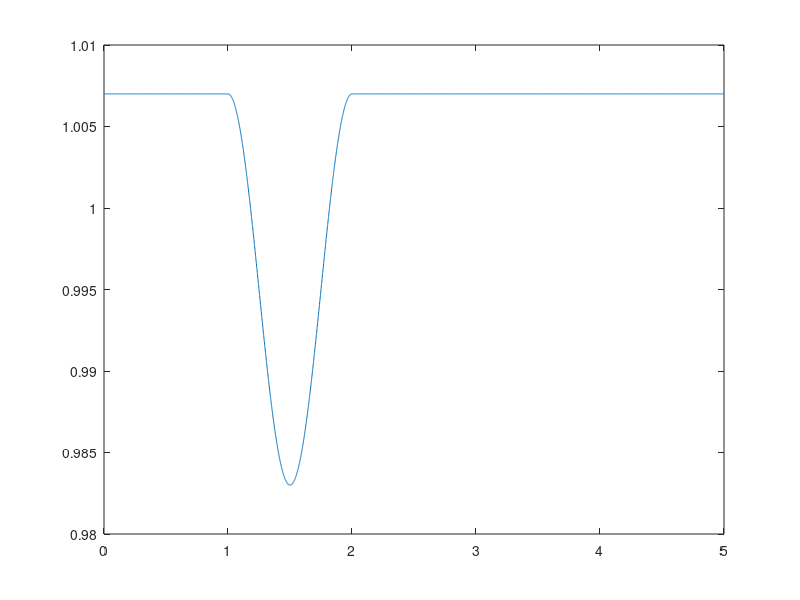

MATLAB code to generate this figure:
%  Function:       create_sinusoid.m
% 
%  Description:    Generate test cases based on Mileusnic et al 2006 JNP.
%                  Create a cosine function for spindle model input,
%                  average length L1 (units: L0), amplitude A (units: L0),
%                  frequency 1Hz. Time step 0.001 s. Time vector length 5s. 
%                  Start point of cosine: 1s. 
% 
%  Date:           03-31-11
%  
%  Author:         Boshuo Wang, boshuowa@usc.edu
% 
%  Output:         triangle.mat, variable name: data
% 
%  Others:   		asdf

L1=0.995;   %average length (Mileusnic et al 2006 JNP)
A=0.012;    %amplitude
fs=1;       %frequency

dt=0.001;
t=linspace(0,5,5/dt+1);


L=ones(size(t))*(L1+A);

tstart=1;

n1=tstart/dt+1;n2=1/fs/dt;
L(n1:n1+n2-1) = L(n1:n1+n2-1)  + A*(cos(2*pi*(0:dt:1-dt))-1);

plot(t,L);

data=[t;L];
save sinusoid.mat data
